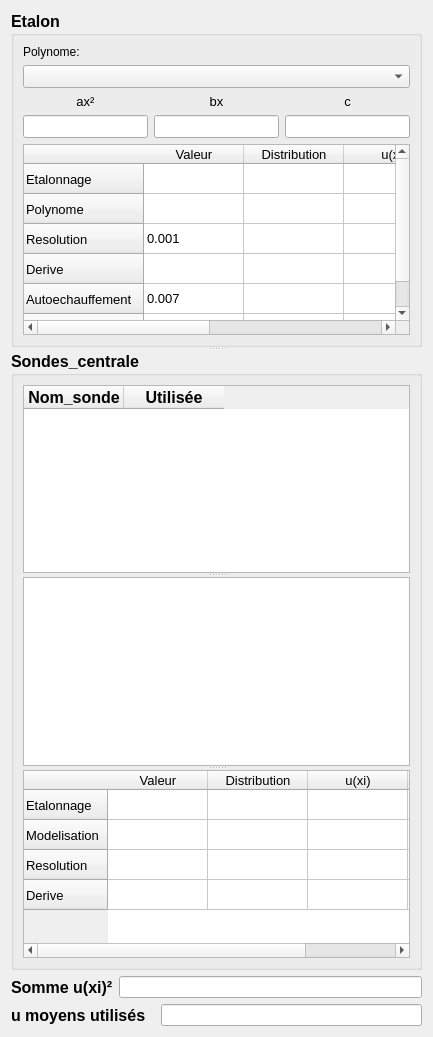
      <widget class="QWidget" name="tab_3">
       <attribute name="title">
        <string>Moyens de mesure</string>
       </attribute>
       <layout class="QVBoxLayout" name="verticalLayout_6">
        <item>
         <widget class="QSplitter" name="splitter_2">
          <property name="orientation">
           <enum>Qt::Vertical</enum>
          </property>
          <widget class="QGroupBox" name="groupBox_5">
           <property name="font">
            <font>
             <pointsize>12</pointsize>
             <weight>75</weight>
             <bold>true</bold>
            </font>
           </property>
           <property name="title">
            <string>Etalon</string>
           </property>
           <layout class="QVBoxLayout" name="verticalLayout_5">
            <item>
             <widget class="QLabel" name="label_15">
              <property name="font">
               <font>
                <pointsize>9</pointsize>
                <weight>50</weight>
                <bold>false</bold>
               </font>
              </property>
              <property name="text">
               <string>Polynome:</string>
              </property>
             </widget>
            </item>
            <item>
             <widget class="QComboBox" name="comboBox_polynome_etalon">
              <property name="font">
               <font>
                <pointsize>10</pointsize>
                <weight>50</weight>
                <bold>false</bold>
               </font>
              </property>
             </widget>
            </item>
            <item>
             <layout class="QHBoxLayout" name="horizontalLayout_19">
              <item>
               <layout class="QVBoxLayout" name="verticalLayout_7">
                <item>
                 <widget class="QLabel" name="label_17">
                  <property name="font">
                   <font>
                    <pointsize>10</pointsize>
                    <weight>50</weight>
                    <bold>false</bold>
                   </font>
                  </property>
                  <property name="text">
                   <string>ax²</string>
                  </property>
                  <property name="alignment">
                   <set>Qt::AlignCenter</set>
                  </property>
                 </widget>
                </item>
                <item>
                 <widget class="QLineEdit" name="lineEdit_ax2">
                  <property name="font">
                   <font>
                    <pointsize>10</pointsize>
                    <weight>50</weight>
                    <bold>false</bold>
                   </font>
                  </property>
                  <property name="readOnly">
                   <bool>true</bool>
                  </property>
                 </widget>
                </item>
               </layout>
              </item>
              <item>
               <layout class="QVBoxLayout" name="verticalLayout_8">
                <item>
                 <widget class="QLabel" name="label_18">
                  <property name="font">
                   <font>
                    <pointsize>10</pointsize>
                    <weight>50</weight>
                    <bold>false</bold>
                   </font>
                  </property>
                  <property name="text">
                   <string>bx</string>
                  </property>
                  <property name="alignment">
                   <set>Qt::AlignCenter</set>
                  </property>
                 </widget>
                </item>
                <item>
                 <widget class="QLineEdit" name="lineEdit_bx">
                  <property name="font">
                   <font>
                    <pointsize>10</pointsize>
                    <weight>50</weight>
                    <bold>false</bold>
                   </font>
                  </property>
                  <property name="readOnly">
                   <bool>true</bool>
                  </property>
                 </widget>
                </item>
               </layout>
              </item>
              <item>
               <layout class="QVBoxLayout" name="verticalLayout_9">
                <item>
                 <widget class="QLabel" name="label_19">
                  <property name="font">
                   <font>
                    <pointsize>10</pointsize>
                    <weight>50</weight>
                    <bold>false</bold>
                   </font>
                  </property>
                  <property name="text">
                   <string>c</string>
                  </property>
                  <property name="alignment">
                   <set>Qt::AlignCenter</set>
                  </property>
                 </widget>
                </item>
                <item>
                 <widget class="QLineEdit" name="lineEdit_c">
                  <property name="font">
                   <font>
                    <pointsize>10</pointsize>
                    <weight>50</weight>
                    <bold>false</bold>
                   </font>
                  </property>
                  <property name="readOnly">
                   <bool>true</bool>
                  </property>
                 </widget>
                </item>
               </layout>
              </item>
             </layout>
            </item>
            <item>
             <widget class="QTableWidget" name="tableWidget_u_etalon">
              <property name="font">
               <font>
                <pointsize>10</pointsize>
                <weight>50</weight>
                <bold>false</bold>
               </font>
              </property>
              <property name="selectionMode">
               <enum>QAbstractItemView::SingleSelection</enum>
              </property>
              <property name="cornerButtonEnabled">
               <bool>true</bool>
              </property>
              <attribute name="verticalHeaderShowSortIndicator" stdset="0">
               <bool>false</bool>
              </attribute>
              <row>
               <property name="text">
                <string>Etalonnage</string>
               </property>
              </row>
              <row>
               <property name="text">
                <string>Polynome</string>
               </property>
              </row>
              <row>
               <property name="text">
                <string>Resolution</string>
               </property>
              </row>
              <row>
               <property name="text">
                <string>Derive</string>
               </property>
              </row>
              <row>
               <property name="text">
                <string>Autoechauffement</string>
               </property>
              </row>
              <row>
               <property name="text">
                <string>Temp.Ambiante</string>
               </property>
              </row>
              <column>
               <property name="text">
                <string>Valeur</string>
               </property>
              </column>
              <column>
               <property name="text">
                <string>Distribution</string>
               </property>
              </column>
              <column>
               <property name="text">
                <string>u(xi)</string>
               </property>
              </column>
              <column>
               <property name="text">
                <string>u(xi)²</string>
               </property>
              </column>
              <item row="2" column="0">
               <property name="text">
                <string>0.001</string>
               </property>
              </item>
              <item row="4" column="0">
               <property name="text">
                <string>0.007</string>
               </property>
              </item>
              <item row="5" column="0">
               <property name="text">
                <string>0.006</string>
               </property>
              </item>
             </widget>
            </item>
           </layout>
          </widget>
          <widget class="QGroupBox" name="groupBox_6">
           <property name="font">
            <font>
             <pointsize>12</pointsize>
             <weight>75</weight>
             <bold>true</bold>
            </font>
           </property>
           <property name="title">
            <string>Sondes_centrale</string>
           </property>
           <layout class="QVBoxLayout" name="verticalLayout_4">
            <item>
             <widget class="QSplitter" name="splitter">
              <property name="orientation">
               <enum>Qt::Vertical</enum>
              </property>
              <widget class="Tablewidget_select_sondes_centrales" name="tableWidget_select_sondes">
               <property name="selectionMode">
                <enum>QAbstractItemView::SingleSelection</enum>
               </property>
               <column>
                <property name="text">
                 <string>Nom_sonde</string>
                </property>
               </column>
               <column>
                <property name="text">
                 <string>Utilisée</string>
                </property>
               </column>
              </widget>
              <widget class="QTextEdit" name="textEdit_list_ce_centrale"/>
              <widget class="QTableWidget" name="tableWidget_u_centrale">
               <property name="font">
                <font>
                 <pointsize>10</pointsize>
                 <weight>50</weight>
                 <bold>false</bold>
                </font>
               </property>
               <property name="selectionMode">
                <enum>QAbstractItemView::SingleSelection</enum>
               </property>
               <property name="cornerButtonEnabled">
                <bool>true</bool>
               </property>
               <attribute name="verticalHeaderShowSortIndicator" stdset="0">
                <bool>false</bool>
               </attribute>
               <row>
                <property name="text">
                 <string>Etalonnage</string>
                </property>
               </row>
               <row>
                <property name="text">
                 <string>Modelisation</string>
                </property>
               </row>
               <row>
                <property name="text">
                 <string>Resolution</string>
                </property>
               </row>
               <row>
                <property name="text">
                 <string>Derive</string>
                </property>
               </row>
               <column>
                <property name="text">
                 <string>Valeur</string>
                </property>
               </column>
               <column>
                <property name="text">
                 <string>Distribution</string>
                </property>
               </column>
               <column>
                <property name="text">
                 <string>u(xi)</string>
                </property>
               </column>
               <column>
                <property name="text">
                 <string>u(xi)²</string>
                </property>
               </column>
              </widget>
             </widget>
            </item>
           </layout>
          </widget>
         </widget>
        </item>
        <item>
         <layout class="QHBoxLayout" name="horizontalLayout_16">
          <item>
           <widget class="QLabel" name="label_14">
            <property name="font">
             <font>
              <pointsize>12</pointsize>
              <weight>75</weight>
              <bold>true</bold>
             </font>
            </property>
            <property name="text">
             <string>Somme u(xi)²</string>
            </property>
           </widget>
          </item>
          <item>
           <widget class="QLineEdit" name="lineEdit_u_moyens_mesure">
            <property name="styleSheet">
             <string notr="true"/>
            </property>
            <property name="readOnly">
             <bool>true</bool>
            </property>
           </widget>
          </item>
         </layout>
        </item>
        <item>
         <layout class="QHBoxLayout" name="horizontalLayout_21">
          <property name="spacing">
           <number>15</number>
          </property>
          <item>
           <widget class="QLabel" name="label_22">
            <property name="font">
             <font>
              <pointsize>12</pointsize>
              <weight>75</weight>
              <bold>true</bold>
             </font>
            </property>
            <property name="text">
             <string>u moyens utilisés</string>
            </property>
           </widget>
          </item>
          <item>
           <widget class="QLineEdit" name="lineEdit_u_moyens">
            <property name="styleSheet">
             <string notr="true"/>
            </property>
            <property name="readOnly">
             <bool>true</bool>
            </property>
           </widget>
          </item>
         </layout>
        </item>
       </layout>
      </widget>
